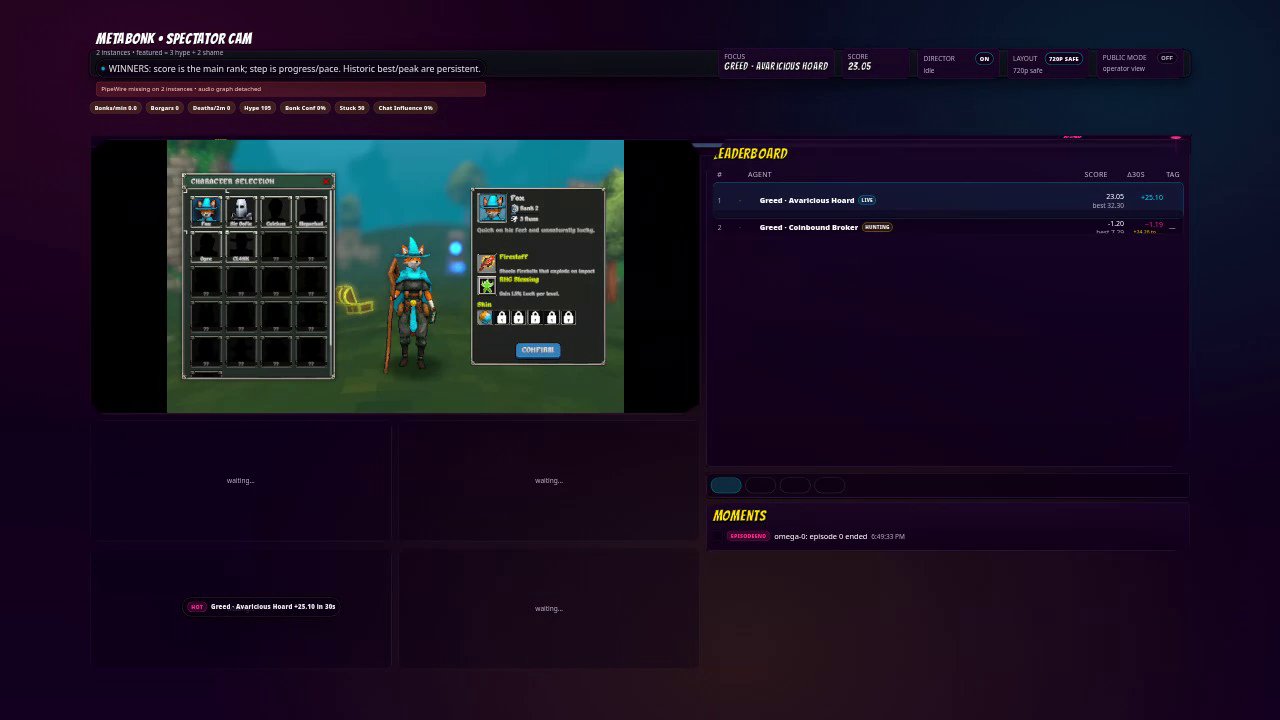
#> input picture test_frame_character_select.png, 1280 x 720 px; its folder holds only this picture in this run
$ python -i vlm_hint_generator.py   (imports and definitions only)
#> lines starting #> are read from the running program, lines starting #| are printed output that depends on the picture; after the words box and inside, x2 and y2 are one past the last pixel; in counts of white or black regions, pixels touching at a corner belong together
#> further down, picture is the input picture: PIL image 1280x720 RGB; mean R, G, B 25.3, 17.2, 35.1
"""Game-agnostic VLM UI hint generation.

This module provides an optional, *game-agnostic* UI understanding layer:
- Ask a vision-capable model to enumerate interactive UI elements (buttons, selections).
- Optionally supplement grounding with lightweight CV/OCR candidate regions.

It is designed for offline debugging, evaluation harnesses, and future worker
integration. It is not wired into the rollout loop by default.
"""

from __future__ import annotations

import base64
import json
import logging
import os
import re
from dataclasses import dataclass
from typing import Any, Dict, Iterable, List, Optional, Sequence, Tuple

logger = logging.getLogger(__name__)

try:
    import ollama  # type: ignore
except Exception:  # pragma: no cover
    ollama = None  # type: ignore


Json = Dict[str, Any]


@dataclass(frozen=True)
class VLMHintGeneratorConfig:
    model: str = "llava:7b"
    temperature: float = 0.0
    max_tokens: int = 1024
    max_candidates: int = 32
    crop_to_primary_viewport: bool = True
    crop_padding_px: int = 12
    upscale_max_side: int = 960
    max_upscale: float = 2.0

    # [540 lines left out: functions from_env, _image_to_jpeg_bytes, _extract_json, _clamp_int, _bbox_center, _iou and 3 more, not called in this run]


def _dominant_content_bbox(pil_img: Any) -> Optional[Tuple[int, int, int, int]]:
    """Return a best-effort bounding box for the dominant embedded content region.

    This is a game-agnostic heuristic that works well for frames that include a
    surrounding HUD/dashboard framing a smaller viewport (e.g., spectator UIs).
    """
    try:
        import cv2  # type: ignore
        import numpy as np  # type: ignore
        from PIL import Image  # type: ignore
    except Exception:
        return None

    if isinstance(pil_img, Image.Image):
        img = pil_img.convert("RGB")
    else:
        img = Image.fromarray(np.asarray(pil_img).astype("uint8")).convert("RGB")

    arr = np.asarray(img)
    h_img, w_img = int(arr.shape[0]), int(arr.shape[1])
#> h_img = 720; w_img = 1280
    if h_img <= 0 or w_img <= 0:
        return None

    max_side = 360
    scale = min(1.0, float(max_side) / float(max(w_img, h_img)))
#> scale = 0.281
    if scale < 1.0:
        sw = max(32, int(round(w_img * scale)))
#> sw = 360
        sh = max(32, int(round(h_img * scale)))
#> sh = 202
        small = cv2.resize(arr, (sw, sh), interpolation=cv2.INTER_AREA)
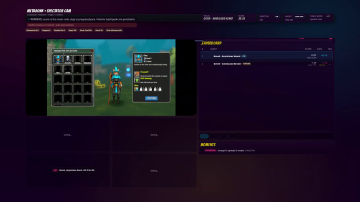
#> small: shape (202, 360, 3); mean R, G, B 25.3, 17.2, 35.1
    else:
        small = arr
        sw, sh = w_img, h_img

    patch = max(6, min(32, int(round(min(sw, sh) * 0.06))))
#> patch = 12
    corners = [
        small[0:patch, 0:patch],
        small[0:patch, max(0, sw - patch) : sw],
        small[max(0, sh - patch) : sh, 0:patch],
        small[max(0, sh - patch) : sh, max(0, sw - patch) : sw],
    ]
    means = []
    for c in corners:
        if c.size <= 0:
            continue
        means.append(c.reshape(-1, 3).mean(axis=0))
#> this loop made 4 passes
#> after the loop, means = [[36.28, 3.38, 31.81], [9, 20.72, 42.77], [18.58, 0, 31.58], [19.77, 0.146, 31.21]]
    if not means:
        return None
    bg = np.median(np.stack(means, axis=0), axis=0).astype(np.float32)
#> bg = [19.18, 1.76, 31.7]

    diff = np.abs(small.astype(np.float32) - bg.reshape((1, 1, 3))).sum(axis=-1)
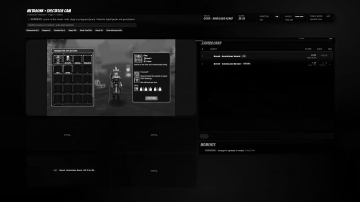
#> diff: shape (202, 360) float32; min 0.715, max 672.4, mean 40.2; drawn with min black and max white
    try:
        thr = float(np.quantile(diff.reshape(-1), 0.85))
#> thr = 52.64
    except Exception:
        thr = float(diff.mean() + diff.std())
    thr = max(15.0, min(140.0, thr))

    mask = (diff >= thr).astype(np.uint8) * 255
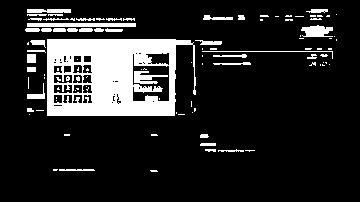
#> mask: shape (202, 360); 15.2% white; 105 white regions (67 under 20 px), largest, box (x1, y1, x2, y2) and area: (47, 39, 196, 116) 7768, (27, 23, 136, 27) 436, (301, 25, 333, 37) 277
    try:
        mask = cv2.medianBlur(mask, 5)
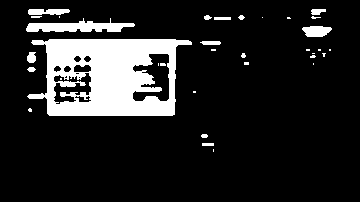
#> mask: shape (202, 360); 14.1% white; 34 white regions (20 under 20 px), largest, box (x1, y1, x2, y2) and area: (27, 39, 192, 116) 8306, (26, 18, 135, 32) 876, (302, 26, 332, 37) 257
    except Exception:
        pass
    kernel = cv2.getStructuringElement(cv2.MORPH_RECT, (9, 9))
    mask = cv2.morphologyEx(mask, cv2.MORPH_CLOSE, kernel, iterations=2)
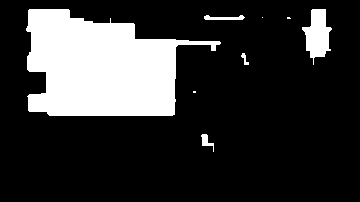
#> mask: shape (202, 360); 20.2% white; 8 white regions (3 under 20 px)

    contours, _ = cv2.findContours(mask, cv2.RETR_EXTERNAL, cv2.CHAIN_APPROX_SIMPLE)
#> contours = 8 contours, 3 with area under 20; largest, box (x1, y1, x2, y2) and area: (26, 9, 221, 116) 13146, (302, 9, 332, 65) 884, (204, 15, 245, 20) 94, (201, 134, 214, 152) 70, (241, 53, 249, 65) 26
    if not contours:
        return None
    best = None
    best_area = 0.0
    img_area = float(sw * sh)
#> img_area = 72720
    for cnt in contours:
        x, y, bw, bh = cv2.boundingRect(cnt)
        if bw <= 0 or bh <= 0:
            continue
        area = float(bw * bh)
        frac = area / max(1.0, img_area)
        # Prefer substantial regions (an embedded viewport), but avoid selecting the whole frame.
        if frac < 0.18 or frac > 0.98:
            continue
        if area > best_area:
            best_area = area
            best = (x, y, bw, bh)
#> this loop made 8 passes
#> (x, y, bw, bh, area, frac, best_area) on pass 8: (26, 9, 195, 107, 20865, 0.287, 20865)
#> (x, y, bw, bh, area, frac) on passes 1, 3, 6, 7: (201, 134, 13, 18, 234, 0.00322), (241, 53, 8, 12, 96, 0.00132), (204, 15, 41, 5, 205, 0.00282), (302, 9, 30, 56, 1680, 0.0231)
#> after the loop, best_area = 20865
    if best is None:
        return None
    x, y, bw, bh = best
    if scale < 1.0:
        inv = 1.0 / max(1e-6, float(scale))
#> inv = 3.56
        x = int(round(float(x) * inv))
#> x = 92
        y = int(round(float(y) * inv))
#> y = 32
        bw = int(round(float(bw) * inv))
#> bw = 693
        bh = int(round(float(bh) * inv))
#> bh = 380
    x1 = max(0, min(w_img - 1, int(x)))
#> x1 = 92
    y1 = max(0, min(h_img - 1, int(y)))
#> y1 = 32
    x2 = max(0, min(w_img, int(x1 + max(1, bw))))
#> x2 = 785
    y2 = max(0, min(h_img, int(y1 + max(1, bh))))
#> y2 = 412
    if (x2 - x1) < int(w_img * 0.2) or (y2 - y1) < int(h_img * 0.2):
        return None
    return (x1, y1, x2, y2)


# [1217 lines left out: functions overlaps_with_vlm, estimate_confidence, merge_hints, _dedupe_hints, _build_prompt, _call_ollama_vlm and 2 more, not called in this run]


__all__ = [
    "VLMHintGeneratorConfig",
    "detect_ui_patterns",
    "estimate_confidence",
    "generate_hints",
    "merge_hints",
    "overlaps_with_vlm",
    "parse_vlm_response",
]

>>> from PIL import Image
>>> picture = Image.open('../../test_frame_character_select.png')
>>> result = _dominant_content_bbox(picture)
#> result = (92, 32, 785, 412)

$ run again, on test_frame_photosensitivity.png
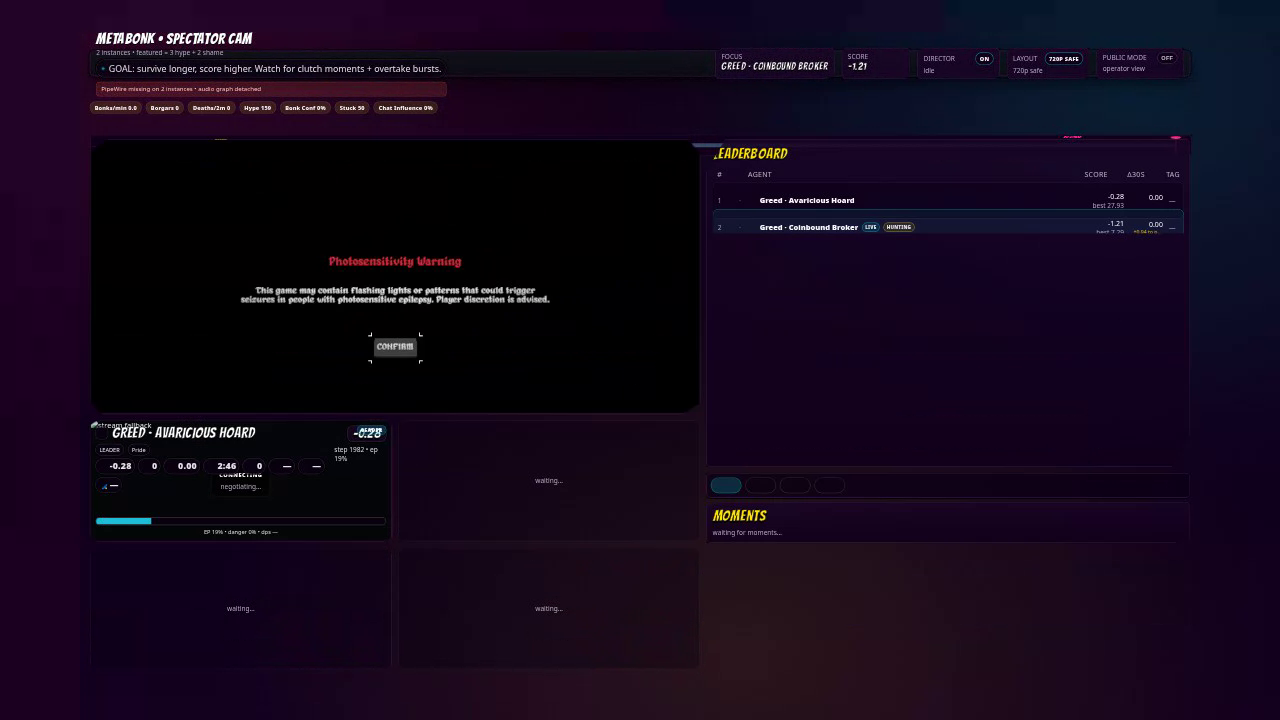
#> input picture test_frame_photosensitivity.png, 1280 x 720 px
#> picture is the input picture: PIL image 1280x720 RGB; mean R, G, B 20, 7.8, 26.7
#> the loop in _dominant_content_bbox, `for c in corners:` made 4 passes
#> after the loop in _dominant_content_bbox, `for c in corners:`: means = [[34, 3, 39], [7.01, 22.9, 43.09], [27, 0, 32], [19.29, 0.604, 29.7]]
#> bg = [23.15, 1.8, 35.5]
#> in _dominant_content_bbox, `diff = np.abs(small.astype(np.float32) - bg.reshape((1, 1, 3))).sum(ax..`:
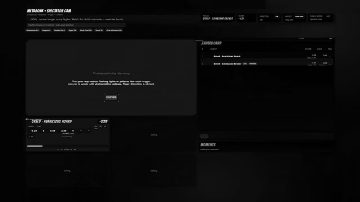
#> diff: shape (202, 360) float32; min 0.844, max 655.6, mean 32.7; drawn with min black and max white
#> thr = 59.45
#> in _dominant_content_bbox, `mask = cv2.morphologyEx(mask, cv2.MORPH_CLOSE, kernel, iterations=2)`:
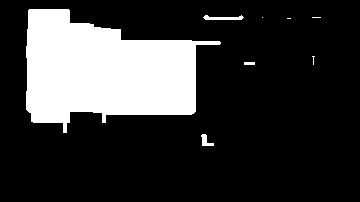
#> mask: shape (202, 360); 21.2% white; 8 white regions (4 under 20 px)
#> contours = 8 contours, 4 with area under 20; largest, box (x1, y1, x2, y2) and area: (26, 9, 221, 133) 14798, (203, 15, 244, 20) 89, (201, 134, 214, 146) 60, (244, 62, 255, 65) 20
#> the loop in _dominant_content_bbox, `for cnt in contours:` made 8 passes
#> (x, y, bw, bh, area, frac, best_area) on pass 8: (26, 9, 195, 124, 24180, 0.333, 24180)
#> after the loop in _dominant_content_bbox, `for cnt in contours:`: best_area = 24180
#> in _dominant_content_bbox, `x = int(round(float(x) * inv))`: x = 92
#> in _dominant_content_bbox, `y = int(round(float(y) * inv))`: y = 32
#> in _dominant_content_bbox, `bw = int(round(float(bw) * inv))`: bw = 693
#> in _dominant_content_bbox, `bh = int(round(float(bh) * inv))`: bh = 441
#> x1 = 92
#> y1 = 32
#> x2 = 785
#> y2 = 473
#> result = (92, 32, 785, 473)
